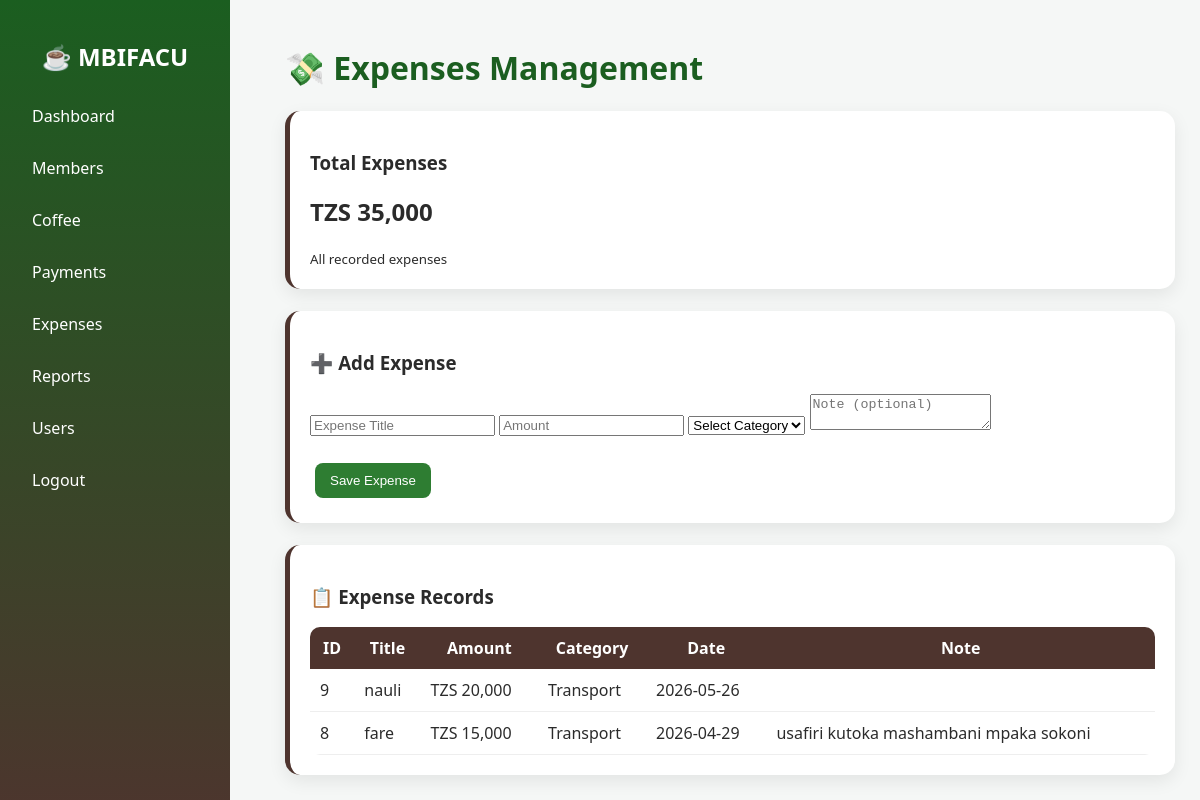
/expenses.php (signed in), run on the app's committed database.
### tables this page shows
CREATE TABLE `expenses` (
  `id` int(11) NOT NULL,
  `title` varchar(150) NOT NULL,
  `amount` decimal(12,2) NOT NULL,
  `expense_date` date DEFAULT NULL,
  `category` varchar(100) DEFAULT NULL,
  `note` text DEFAULT NULL,
  `created_at` timestamp NOT NULL DEFAULT current_timestamp()
);

### expenses.php (the view, shortened to what this page needs)
<?php
include("../config/db.php");
$data = $conn->query("SELECT * FROM expenses ORDER BY id DESC");
$total = $conn->query("SELECT SUM(amount) as total FROM expenses")
->fetch_assoc()['total'] ?? 0;
?>
<!DOCTYPE html>
<html>
<head>
<link rel="stylesheet" href="../assets/css/dashboard.css">
</head>
<body>
<?php include("sidebar.php"); ?>
<div class="main">
<h1>💸 Expenses Management</h1>
<div class="cards">
<div class="card">
<h3>Total Expenses</h3>
<h2>TZS <?= number_format($total) ?></h2>
<small>All recorded expenses</small>
</div>
</div>
<br>
<div class="card">
<h3>➕ Add Expense</h3>
<form method="POST">
<input type="text" name="title" placeholder="Expense Title" required>
<input type="number" name="amount" placeholder="Amount" required>
<select name="category" required>
<option value="">Select Category</option>
</select>
<textarea name="note" placeholder="Note (optional)"></textarea>
<br><br>
<button name="save">Save Expense</button>
</form>
</div>
<br>
<div class="card">
<h3>📋 Expense Records</h3>
<table>
<tr>
<th>ID</th>
<th>Title</th>
<th>Amount</th>
<th>Category</th>
<th>Date</th>
<th>Note</th>
</tr>
<?php while($row = $data->fetch_assoc()){ ?>
<tr>
<td><?= $row['id'] ?></td>
<td><?= $row['title'] ?></td>
<td>TZS <?= number_format($row['amount']) ?></td>
<td><?= $row['category'] ?></td>
<td><?= $row['expense_date'] ?></td>
<td><?= $row['note'] ?></td>
</tr>
<?php } ?>
</table>
</div>
</div>
</body>
</html>

### sidebar.php
<div class="sidebar">
<h2>☕ MBIFACU</h2>
<a href="dashboard.php">Dashboard</a>
<a href="members.php">Members</a>
<a href="coffee.php">Coffee</a>
<a href="payments.php">Payments</a>
<a href="expenses.php">Expenses</a>
<a href="reports.php">Reports</a>
<a href="users.php">Users</a>
<a href="../logout.php">Logout</a>
</div>

### dashboard.css (style rules this page uses)
body { margin:0; font-family: 'Segoe UI', sans-serif; background:#f5f7f6; color:#2b2b2b; }
.sidebar { width:190px; height:100vh; position:fixed; background:linear-gradient(180deg,#1b5e20,#4e342e); padding:20px; color:white; }
.sidebar h2 { text-align:center; margin-bottom:20px; }
.sidebar a { display:block; color:white; text-decoration:none; padding:12px; margin:6px 0; border-radius:8px; transition:0.3s; }
.main { margin-left:260px; padding:25px; }
h1 { color:#1b5e20; }
.cards { display:grid; grid-template-columns:repeat(auto-fit,minmax(200px,1fr)); gap:15px; }
.card { background:white; padding:20px; border-radius:15px; box-shadow:0 6px 18px rgba(0,0,0,0.08); transition:0.3s; border-left:5px solid #4e342e; }
button { background:#2e7d32; color:white; padding:10px 15px; border:none; border-radius:8px; cursor:pointer; transition:0.3s; }
table { width:100%; border-collapse:collapse; border-radius:10px; overflow:hidden; }
table th { background:#4e342e; color:white; padding:10px; }
table td { padding:10px; border-bottom:1px solid #eee; }
button { margin:5px; }

### data on the page
expenses: id "9", title "nauli", amount "20,000", category "Transport", expense_date "2026-05-26"
expenses: id "8", title "fare", amount "15,000", category "Transport", expense_date "2026-04-29", note "usafiri kutoka mashambani mpaka sokoni"

### other printed values
$total "35,000"
